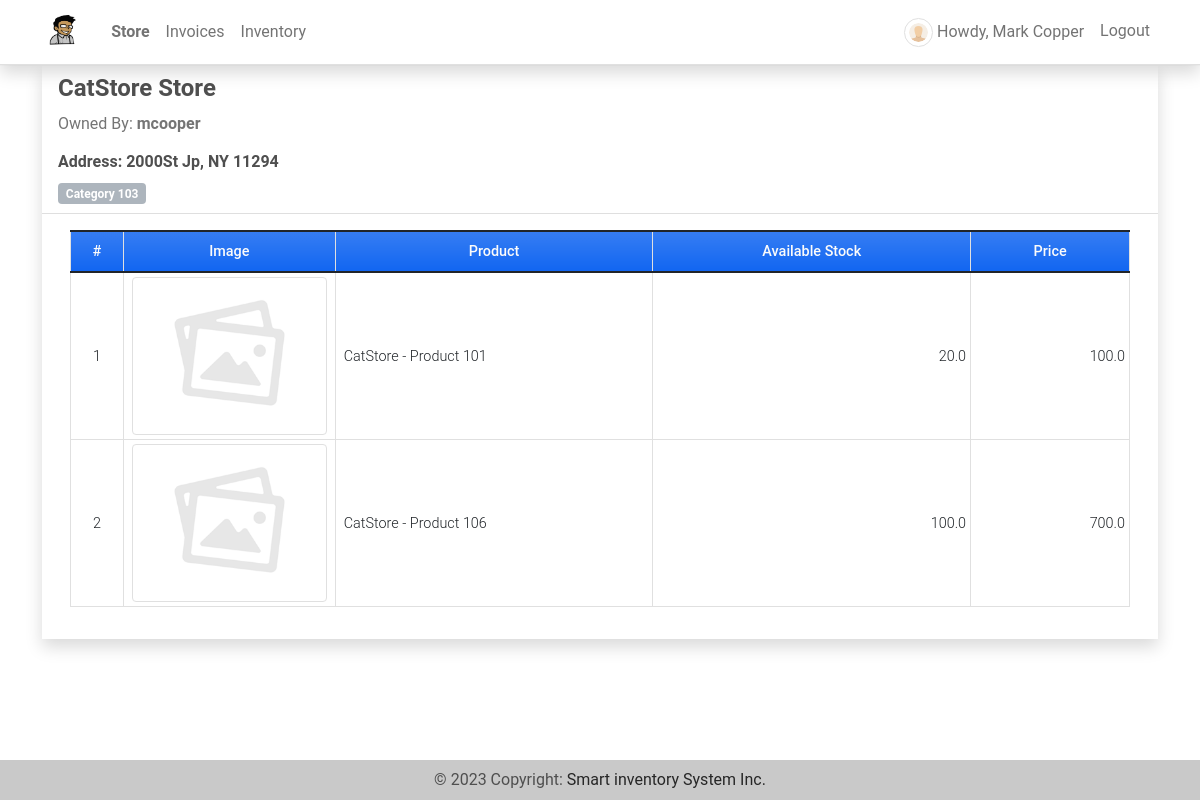
Page /store/detail (signed in) on the committed database.
### imsApp/models.py (models this page shows, shortened)
class Store(models.Model):
    name = models.CharField(max_length=250)
    address = models.TextField()
    category = models.ForeignKey(Category, on_delete=models.CASCADE)
    products = models.ManyToManyField(Product, through='StoreProduct')
    date_created = models.DateTimeField(default=timezone.now)
    date_updated = models.DateTimeField(auto_now=True)
    owner = models.OneToOneField(User, default=1,on_delete=models.CASCADE ,blank=True, null=True)

class Category(models.Model):
    name = models.CharField(max_length=250)
    description = models.TextField()
    status = models.CharField(max_length=2, choices=(('1','Active'),('2','Inactive')), default=1)
    date_created = models.DateTimeField(default=timezone.now)
    date_updated = models.DateTimeField(auto_now=True)
    def __str__(self):
        return self.name

class StoreProduct(models.Model):
    store = models.ForeignKey(Store, on_delete=models.CASCADE)
    product = models.ForeignKey(Product, on_delete=models.CASCADE)
    stock = models.FloatField(default=0, blank=True, null=True)
    price = models.FloatField(default=0,blank=True, null=True)
    class Meta:
        unique_together = ["product","store"]
    def __str__(self):
        return f"{self.store.name} - {self.product.name}"

class Product(models.Model):
    code=models.CharField(max_length=100,blank=True, null=True)
    name=models.CharField(max_length=250,blank=True, null=True)
    description = models.TextField()
    price = models.FloatField(default=0)
    status = models.CharField(max_length=2, choices=(('1','Active'),('2','Inactive')), default=1)
    image = models.ImageField(upload_to='uploads/products/',default='default_product_image.png',blank=True, null=True)
    date_created = models.DateTimeField(default=timezone.now)
    date_updated = models.DateTimeField(auto_now=True)

### imsApp/views.py (the view)
# urls.py: path('store/detail',views.view_store,name='store-detail-i'),
@login_required
def view_store(request,pk=None):
    if not pk is None:
        store = get_object_or_404(Store, pk=pk)
    else:
        store = get_object_or_404(Store,owner=request.user)
    store_products = store.storeproduct_set.all()
    return render(request, 'view_store.html', {'page_title':"View Prodcuts to Store",'store': store, 'store_products': store_products})

### imsApp/templates/view_store.html (shortened to what this page needs)
{% extends 'base.html' %} {% load humanize %} {% block pageContent %}
<div class="col-lg-12 col-md-12 col-sm-12 col-xs-12">
    <div class="card card-default rounded-0 shadow ">
        <div class="card-header">
            <div class="d-flex w-100 align-items-center justify-content-between">
               <div>
                   <h4 class="card-title fw-bold">{{ store.name }} Store</h4>
                   <p class="text-muted font-weight-bold"><span class="font-weight-normal">Owned By:</span> {{ store.owner }}</p>
                   <div class="mt-1">
                       <h6 class="font-weight-bold">Address: {{ store.address }}</h5>
                   </div>
                   <span class="badge bg-secondary">{{ store.category }}</span>
               </div>
            </div>
        </div>
        <div class="card-body">
            <div class="container-fluid">
                <table class="table table-bordered" id="product-list">
                    <colgroup>
                        {% if request.user.is_superuser %}
                        <col width="5%">
                        <col width="20%">
                        <col width="25%">
                        <col width="15%">
                        <col width="10%">
                        <col width="25%">
                        {% else %}
                        <col width="5%">
                        <col width="20%">
                        <col width="30%">
                        <col width="30%">
                        <col width="15%">
                        {% endif %}
                    </colgroup>
                    <thead>
                        <tr class="bg-gradient bg-primary bg-opacity-50 text-light">
                            {% if request.user.is_superuser %}
                            <th class="px-1 py-2 text-center">#</th>
                            <th class="px-2 py-2 text-center">Image</th>
                            <th class="px-2 py-2 text-center">Product</th>
                            <th class="px-1 py-2 text-center">Available Stock</th>
                            <th class="px-1 py-2 text-center">Price</th>
                            <th class="px-2 py-2 text-center">Action</th>
                            {% else %}
                            <th class="px-1 py-2 text-center">#</th>
                            <th class="px-2 py-2 text-center">Image</th>
                            <th class="px-2 py-2 text-center">Product</th>
                            <th class="px-2 py-2 text-center">Available Stock</th>
                            <th class="px-2 py-2 text-center">Price</th>
                            {% endif %}
                        </tr>
                    </thead>
                    <tbody>
                        {% for product in store_products %}
                        <tr>
                            {% if request.user.is_superuser %}
                            <td class="px-1 py-1 align-middle text-center">{{ forloop.counter }}</td>
                            <td class="px-2 py-1 align-middle">
                                <img width="200" height="200" class="img img-thumbnail img-fluid view-js" src="{{ product.product.image.url }}" alt="{{ product }}">
                            </td>
                            <td class="px-2 py-1 align-middle">{{ product }}</td>
                            <td class="px-1 py-1 align-middle text-end">{{ product.stock }}</td>
                            <td class="px-1 py-1 align-middle text-end">{{ product.price }}</td>
                            <td class="px-2 py-1 align-middle text-center">
                                <a class="btn btn-outline-primary btn-sm edit-data" href="javascript:void(0)" data-id="{{ product.pk }}" title="Edit">
                                    <i class="fa fa-edit"></i>
                                </a>
                                <button class="btn btn-outline-danger btn-sm delete-data" type="button" data-id="{{ product.pk }}" title="Delete">
                                    <i class="fa fa-trash"></i>
                                </button>
                            </td>
                            {% else %}
                            <td class="px-1 py-1 align-middle text-center">{{ forloop.counter }}</td>
                            <td class="px-2 py-1 align-middle">
                                <img width="200" height="200" class="img img-thumbnail img-fluid view-js" src="{{ product.product.image.url }}" alt="{{ product }}">
                            </td>
                            <td class="px-2 py-1 align-middle">{{ product }}</td>
                            <td class="px-1 py-1 align-middle text-end">{{ product.stock }}</td>
                            <td class="px-1 py-1 align-middle text-end">{{ product.price }}</td>
                            {% endif %}
                        </tr>
                        {% endfor %}
                    </tbody>
                </table>
            </div>
        </div>
    </div>
</div>
{% endblock pageContent %}

### imsApp/templates/topNavigation.html (shortened to what this page needs)
{% load static %}
<header>
    <nav class="navbar navbar-expand-lg navbar-light bg-white fixed-top shadow border-bottom">
        <div class="container">
            <a class="navbar-brand" target="_blank" href="{% url 'home-page' %}">
                <img src="{{ MEDIA_URL }}/default/smartInv.jpg" height="16" alt="{{ MEDIA_URL }}" loading="lazy" style="margin-top: -3px;" />
            </a>
            <div class="collapse navbar-collapse" id="navbarExample01">
                <ul class="navbar-nav me-auto mb-2 mb-lg-0" id="topNav">
                    {% if user.id and user.is_superuser %}
                    <li class="nav-item">
                        <a class="nav-link" aria-current="page" href="{% url 'home-page' %}">Home</a>
                    </li>
                    <li class="nav-item">
                        <a class="nav-link" aria-current="page" href="{% url 'store-page' %}">Store</a>
                    </li>
                    <li class="nav-item">
                        <a class="nav-link" aria-current="page" href="{% url 'category-page' %}">Categories</a>
                    </li>
                    <li class="nav-item">
                        <a class="nav-link" aria-current="page" href="{% url 'product-page' %}">Products</a>
                    </li>
                    <li class="nav-item">
                        <a class="nav-link" aria-current="page" href="{% url 'inventory-page' %}">Inventory</a>
                    </li>
                    <li class="nav-item">
                        <a class="nav-link" aria-current="page" href="{% url 'sales-page' %}">Sales</a>
                    </li>
                    <li class="nav-item">
                        <a class="nav-link" aria-current="page" href="{% url 'invoice-page' %}">Invoices</a>
                    </li>
                    {% elif unassigned %}
                    <li class="home">
                        <a class="nav-link" aria-current="page" href="{% url 'home-page' %}">Home</a>
                    </li>
                    {% elif user.id and not user.is_superuser %}
                    <li class="nav-item">
                        <a class="nav-link" aria-current="page" href="{% url 'store-detail-i' %}">Store</a>
                    </li>
                    <li class="nav-item">
                        <a class="nav-link" aria-current="page" href="{% url 'invoice-own' %}">Invoices</a>
                    </li>
                    <li class="nav-item">
                        <a class="nav-link" aria-current="page" href="{% url 'inventory-page' %}">Inventory</a>
                    </li>
                    {% endif %}
                </ul>
                <ul class="navbar-nav d-flex flex-row">
                    {% if user.id %} {% if user.profile.user_type == 1 %} {% endif %}
                    <li class="nav-item me-3 me-lg-0">
                        <a class="nav-link" href="{% url 'profile' %}">
                            <span class="me-1"><img src="{{ MEDIA_URL }}/default/default-avatar.png" alt="User Avatar" id="user-avatar" class="img-thumbnail rounded-circle"></span>Howdy, {{ user.first_name }} {{user.last_name}}
                        </a>
                    </li>
                    <li class="nav-item me-3 me-lg-0">
                        <a class="nav-link" href="{% url 'logout' %}">Logout</a>
                    </li>
                    {% endif %}
                </ul>
            </div>
        </div>
    </nav>
</header>

### static/assets/default/css/style.css (style rules this page uses)
html, body { height: 100%; width: 100%; max-height: 100%; overflow: auto; display: flex; flex-direction: column; }
body>header { flex-shrink: auto; }
#user-avatar { width: 1.8rem; height: 1.8rem; object-fit: scale-down; object-position: center center; }
.bg-secondary { background-color: var(--bs-gray-500)!important; }
.navbar-brand>img { height: 2em; }
.nav-item.active a.nav-link { font-weight: bolder !important; }

### rows in the picture
Store: name "CatStore", owner "mcooper", address "2000St Jp, NY 11294", category "Category 103"
StoreProduct: product.image (placeholder picture), store+product "CatStore - Product 101", stock "20.0", price "100.0"
StoreProduct: product.image (placeholder picture), store+product "CatStore - Product 106", stock "100.0", price "700.0"

### other values in the picture
{{ user.first_name }} "Mark"
{{ user.last_name }} "Copper"
